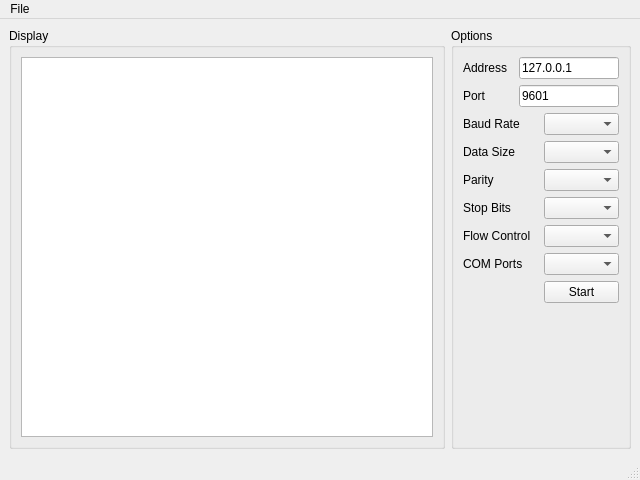
<?xml version="1.0" encoding="UTF-8"?>
<ui version="4.0">
 <class>MainWindow</class>
 <widget class="QMainWindow" name="MainWindow">
  <property name="geometry">
   <rect>
    <x>0</x>
    <y>0</y>
    <width>640</width>
    <height>480</height>
   </rect>
  </property>
  <property name="windowTitle">
   <string>MainWindow</string>
  </property>
  <widget class="QWidget" name="centralwidget">
   <layout class="QVBoxLayout" name="verticalLayout_3">
    <item>
     <layout class="QHBoxLayout" name="horizontalLayout_10">
      <item>
       <widget class="QGroupBox" name="groupBoxDisplay">
        <property name="title">
         <string>Display</string>
        </property>
        <layout class="QVBoxLayout" name="verticalLayout">
         <item>
          <widget class="QTextEdit" name="textEditDisplay"/>
         </item>
        </layout>
       </widget>
      </item>
      <item>
       <widget class="QGroupBox" name="groupBoxOptions">
        <property name="maximumSize">
         <size>
          <width>180</width>
          <height>16777215</height>
         </size>
        </property>
        <property name="title">
         <string>Options</string>
        </property>
        <layout class="QVBoxLayout" name="verticalLayout_2">
         <item>
          <layout class="QHBoxLayout" name="horizontalLayout">
           <item>
            <widget class="QLabel" name="labelAddress">
             <property name="text">
              <string>Address</string>
             </property>
            </widget>
           </item>
           <item>
            <widget class="QLineEdit" name="lineEditAddress">
             <property name="maximumSize">
              <size>
               <width>100</width>
               <height>16777215</height>
              </size>
             </property>
             <property name="text">
              <string>127.0.0.1</string>
             </property>
            </widget>
           </item>
          </layout>
         </item>
         <item>
          <layout class="QHBoxLayout" name="horizontalLayout_2">
           <item>
            <widget class="QLabel" name="labelPort">
             <property name="text">
              <string>Port</string>
             </property>
            </widget>
           </item>
           <item>
            <widget class="QLineEdit" name="lineEditPort">
             <property name="maximumSize">
              <size>
               <width>100</width>
               <height>16777215</height>
              </size>
             </property>
             <property name="text">
              <string>9601</string>
             </property>
            </widget>
           </item>
          </layout>
         </item>
         <item>
          <layout class="QHBoxLayout" name="horizontalLayout_3">
           <item>
            <widget class="QLabel" name="labelBaudRate">
             <property name="text">
              <string>Baud Rate</string>
             </property>
            </widget>
           </item>
           <item>
            <widget class="QComboBox" name="comboBoxBaudRate">
             <property name="maximumSize">
              <size>
               <width>75</width>
               <height>16777215</height>
              </size>
             </property>
            </widget>
           </item>
          </layout>
         </item>
         <item>
          <layout class="QHBoxLayout" name="horizontalLayout_4">
           <item>
            <widget class="QLabel" name="labelDataSize">
             <property name="text">
              <string>Data Size</string>
             </property>
            </widget>
           </item>
           <item>
            <widget class="QComboBox" name="comboBoxDataSize">
             <property name="maximumSize">
              <size>
               <width>75</width>
               <height>16777215</height>
              </size>
             </property>
            </widget>
           </item>
          </layout>
         </item>
         <item>
          <layout class="QHBoxLayout" name="horizontalLayout_5">
           <item>
            <widget class="QLabel" name="labelParity">
             <property name="text">
              <string>Parity</string>
             </property>
            </widget>
           </item>
           <item>
            <widget class="QComboBox" name="comboBoxParity">
             <property name="maximumSize">
              <size>
               <width>75</width>
               <height>16777215</height>
              </size>
             </property>
            </widget>
           </item>
          </layout>
         </item>
         <item>
          <layout class="QHBoxLayout" name="horizontalLayout_6">
           <item>
            <widget class="QLabel" name="labelStopBits">
             <property name="text">
              <string>Stop Bits</string>
             </property>
            </widget>
           </item>
           <item>
            <widget class="QComboBox" name="comboBoxStopBits">
             <property name="maximumSize">
              <size>
               <width>75</width>
               <height>16777215</height>
              </size>
             </property>
            </widget>
           </item>
          </layout>
         </item>
         <item>
          <layout class="QHBoxLayout" name="horizontalLayout_7">
           <item>
            <widget class="QLabel" name="labelFlowControl">
             <property name="text">
              <string>Flow Control</string>
             </property>
            </widget>
           </item>
           <item>
            <widget class="QComboBox" name="comboBoxFlowControl">
             <property name="maximumSize">
              <size>
               <width>75</width>
               <height>16777215</height>
              </size>
             </property>
            </widget>
           </item>
          </layout>
         </item>
         <item>
          <layout class="QHBoxLayout" name="horizontalLayout_8">
           <item>
            <widget class="QLabel" name="labelCOMPorts">
             <property name="text">
              <string>COM Ports</string>
             </property>
            </widget>
           </item>
           <item>
            <widget class="QComboBox" name="comboBoxCOMPorts">
             <property name="maximumSize">
              <size>
               <width>75</width>
               <height>16777215</height>
              </size>
             </property>
            </widget>
           </item>
          </layout>
         </item>
         <item>
          <layout class="QHBoxLayout" name="horizontalLayout_9">
           <item>
            <spacer name="horizontalSpacer">
             <property name="orientation">
              <enum>Qt::Horizontal</enum>
             </property>
             <property name="sizeHint" stdset="0">
              <size>
               <width>40</width>
               <height>20</height>
              </size>
             </property>
            </spacer>
           </item>
           <item>
            <widget class="QPushButton" name="pushButtonStart">
             <property name="maximumSize">
              <size>
               <width>75</width>
               <height>16777215</height>
              </size>
             </property>
             <property name="text">
              <string>Start</string>
             </property>
            </widget>
           </item>
          </layout>
         </item>
         <item>
          <spacer name="verticalSpacer">
           <property name="orientation">
            <enum>Qt::Vertical</enum>
           </property>
           <property name="sizeHint" stdset="0">
            <size>
             <width>20</width>
             <height>106</height>
            </size>
           </property>
          </spacer>
         </item>
        </layout>
       </widget>
      </item>
     </layout>
    </item>
   </layout>
  </widget>
  <widget class="QMenuBar" name="menubar">
   <property name="geometry">
    <rect>
     <x>0</x>
     <y>0</y>
     <width>640</width>
     <height>22</height>
    </rect>
   </property>
   <widget class="QMenu" name="menuFile">
    <property name="title">
     <string>File</string>
    </property>
    <addaction name="actionQuit"/>
   </widget>
   <addaction name="menuFile"/>
  </widget>
  <widget class="QStatusBar" name="statusbar"/>
  <action name="actionQuit">
   <property name="text">
    <string>Quit</string>
   </property>
  </action>
 </widget>
 <resources/>
 <connections/>
</ui>
